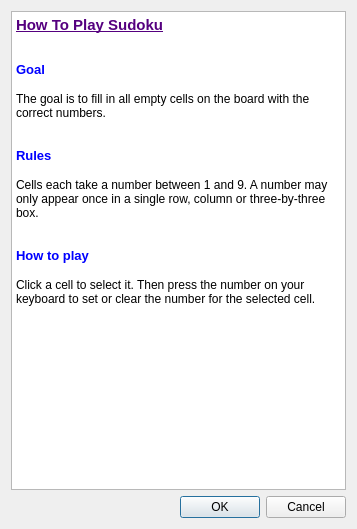
<?xml version="1.0" encoding="UTF-8"?>
<ui version="4.0">
 <class>FAQ</class>
 <widget class="QDialog" name="FAQ">
  <property name="geometry">
   <rect>
    <x>0</x>
    <y>0</y>
    <width>357</width>
    <height>529</height>
   </rect>
  </property>
  <property name="windowTitle">
   <string>Dialog</string>
  </property>
  <layout class="QGridLayout" name="gridLayout">
   <item row="0" column="0">
    <widget class="QTextBrowser" name="textBrowser">
     <property name="html">
      <string>&lt;!DOCTYPE HTML PUBLIC &quot;-//W3C//DTD HTML 4.0//EN&quot; &quot;http://www.w3.org/TR/REC-html40/strict.dtd&quot;&gt;
&lt;html&gt;&lt;head&gt;&lt;meta name=&quot;qrichtext&quot; content=&quot;1&quot; /&gt;&lt;style type=&quot;text/css&quot;&gt;
p, li { white-space: pre-wrap; }
&lt;/style&gt;&lt;/head&gt;&lt;body style=&quot; font-family:'Sans Serif'; font-size:9pt; font-weight:400; font-style:normal;&quot;&gt;
&lt;p style=&quot; margin-top:0px; margin-bottom:0px; margin-left:0px; margin-right:0px; -qt-block-indent:0; text-indent:0px;&quot;&gt;&lt;span style=&quot; font-size:11pt; font-weight:600; text-decoration: underline; color:#55007f;&quot;&gt;How To Play Sudoku&lt;/span&gt;&lt;/p&gt;
&lt;p style=&quot;-qt-paragraph-type:empty; margin-top:0px; margin-bottom:0px; margin-left:0px; margin-right:0px; -qt-block-indent:0; text-indent:0px; color:#55007f;&quot;&gt;&lt;br /&gt;&lt;/p&gt;
&lt;p style=&quot;-qt-paragraph-type:empty; margin-top:0px; margin-bottom:0px; margin-left:0px; margin-right:0px; -qt-block-indent:0; text-indent:0px;&quot;&gt;&lt;br /&gt;&lt;/p&gt;
&lt;p style=&quot; margin-top:0px; margin-bottom:0px; margin-left:0px; margin-right:0px; -qt-block-indent:0; text-indent:0px;&quot;&gt;&lt;span style=&quot; font-size:10pt; font-weight:600; color:#0000ff;&quot;&gt;Goal&lt;/span&gt;&lt;/p&gt;
&lt;p style=&quot;-qt-paragraph-type:empty; margin-top:0px; margin-bottom:0px; margin-left:0px; margin-right:0px; -qt-block-indent:0; text-indent:0px; font-size:10pt; font-weight:600;&quot;&gt;&lt;br /&gt;&lt;/p&gt;
&lt;p style=&quot; margin-top:0px; margin-bottom:0px; margin-left:0px; margin-right:0px; -qt-block-indent:0; text-indent:0px;&quot;&gt;The goal is to fill in all empty cells on the board with the correct numbers.&lt;/p&gt;
&lt;p style=&quot;-qt-paragraph-type:empty; margin-top:0px; margin-bottom:0px; margin-left:0px; margin-right:0px; -qt-block-indent:0; text-indent:0px;&quot;&gt;&lt;br /&gt;&lt;/p&gt;
&lt;p style=&quot;-qt-paragraph-type:empty; margin-top:0px; margin-bottom:0px; margin-left:0px; margin-right:0px; -qt-block-indent:0; text-indent:0px;&quot;&gt;&lt;br /&gt;&lt;/p&gt;
&lt;p style=&quot; margin-top:0px; margin-bottom:0px; margin-left:0px; margin-right:0px; -qt-block-indent:0; text-indent:0px;&quot;&gt;&lt;span style=&quot; font-size:10pt; font-weight:600; color:#0000ff;&quot;&gt;Rules&lt;/span&gt;&lt;/p&gt;
&lt;p style=&quot;-qt-paragraph-type:empty; margin-top:0px; margin-bottom:0px; margin-left:0px; margin-right:0px; -qt-block-indent:0; text-indent:0px; font-size:10pt; font-weight:600;&quot;&gt;&lt;br /&gt;&lt;/p&gt;
&lt;p style=&quot; margin-top:0px; margin-bottom:0px; margin-left:0px; margin-right:0px; -qt-block-indent:0; text-indent:0px;&quot;&gt;Cells each take a number between 1 and 9. A number may only appear once in a single row, column or three-by-three box.&lt;/p&gt;
&lt;p style=&quot;-qt-paragraph-type:empty; margin-top:0px; margin-bottom:0px; margin-left:0px; margin-right:0px; -qt-block-indent:0; text-indent:0px;&quot;&gt;&lt;br /&gt;&lt;/p&gt;
&lt;p style=&quot;-qt-paragraph-type:empty; margin-top:0px; margin-bottom:0px; margin-left:0px; margin-right:0px; -qt-block-indent:0; text-indent:0px;&quot;&gt;&lt;br /&gt;&lt;/p&gt;
&lt;p style=&quot; margin-top:0px; margin-bottom:0px; margin-left:0px; margin-right:0px; -qt-block-indent:0; text-indent:0px;&quot;&gt;&lt;span style=&quot; font-size:10pt; font-weight:600; color:#0000ff;&quot;&gt;How to play&lt;/span&gt;&lt;/p&gt;
&lt;p style=&quot;-qt-paragraph-type:empty; margin-top:0px; margin-bottom:0px; margin-left:0px; margin-right:0px; -qt-block-indent:0; text-indent:0px; font-size:10pt; font-weight:600; color:#0000ff;&quot;&gt;&lt;br /&gt;&lt;/p&gt;
&lt;p style=&quot; margin-top:0px; margin-bottom:0px; margin-left:0px; margin-right:0px; -qt-block-indent:0; text-indent:0px;&quot;&gt;Click a cell to select it. Then press the number on your keyboard to set or clear the number for the selected cell.&lt;/p&gt;&lt;/body&gt;&lt;/html&gt;</string>
     </property>
    </widget>
   </item>
   <item row="1" column="0">
    <widget class="QDialogButtonBox" name="buttonBox">
     <property name="orientation">
      <enum>Qt::Horizontal</enum>
     </property>
     <property name="standardButtons">
      <set>QDialogButtonBox::Cancel|QDialogButtonBox::Ok</set>
     </property>
    </widget>
   </item>
  </layout>
 </widget>
 <resources/>
 <connections>
  <connection>
   <sender>buttonBox</sender>
   <signal>accepted()</signal>
   <receiver>FAQ</receiver>
   <slot>accept()</slot>
   <hints>
    <hint type="sourcelabel">
     <x>248</x>
     <y>254</y>
    </hint>
    <hint type="destinationlabel">
     <x>157</x>
     <y>274</y>
    </hint>
   </hints>
  </connection>
  <connection>
   <sender>buttonBox</sender>
   <signal>rejected()</signal>
   <receiver>FAQ</receiver>
   <slot>reject()</slot>
   <hints>
    <hint type="sourcelabel">
     <x>316</x>
     <y>260</y>
    </hint>
    <hint type="destinationlabel">
     <x>286</x>
     <y>274</y>
    </hint>
   </hints>
  </connection>
 </connections>
</ui>
